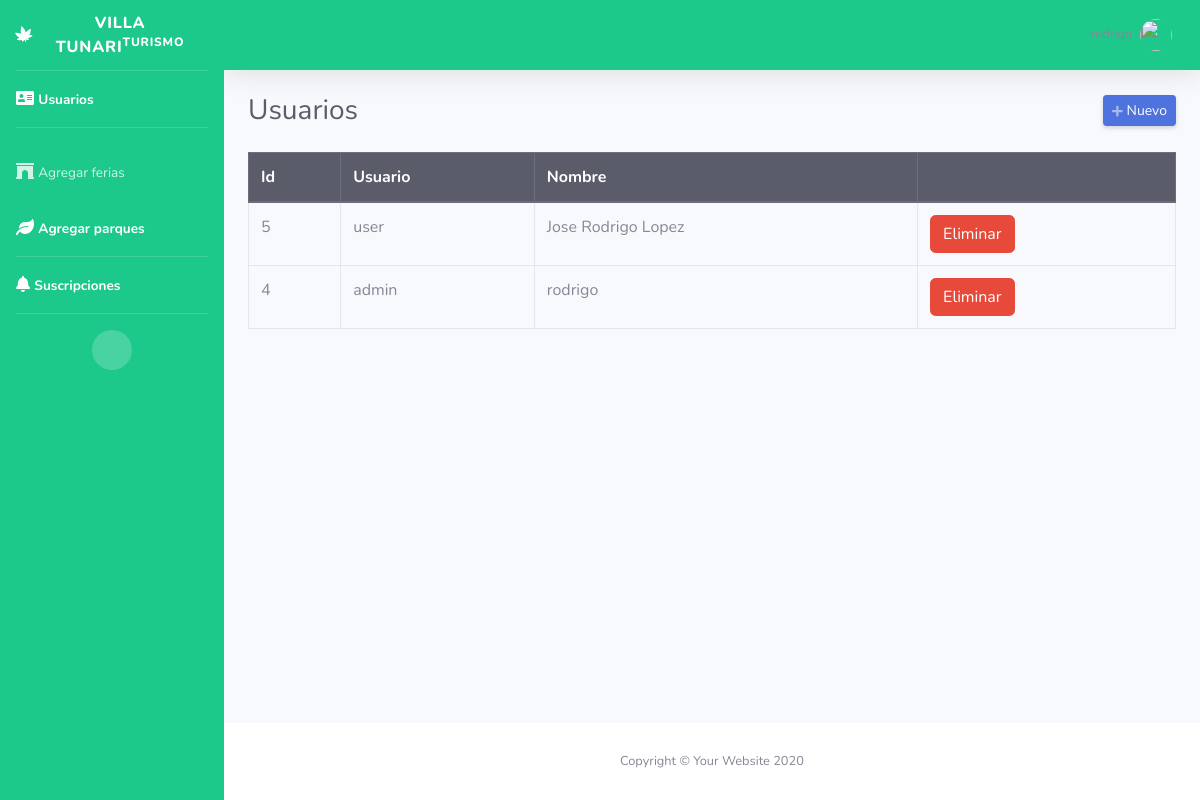
The app's page /admin/usuario.php (signed in) with its own data.
### tables this page shows
CREATE TABLE `usuarios` (
  `id` int(11) NOT NULL,
  `usuario` varchar(20) NOT NULL,
  `nombre` varchar(100) NOT NULL,
  `clave` varchar(100) NOT NULL
);

### admin/usuario.php (the view, shortened to what this page needs)
<?php
require_once "../config/conexion.php";
include("includes/header.php");
?>
<div class="d-sm-flex align-items-center justify-content-between mb-4">
    <h1 class="h3 mb-0 text-gray-800">Usuarios</h1>
    <a href="#" class="d-none d-sm-inline-block btn btn-sm btn-primary shadow-sm" id="abrirCategoria"><i class="fas fa-plus fa-sm text-white-50"></i> Nuevo</a>
</div>
<div class="row">
    <div class="col-md-12">
        <div class="table-responsive">
            <table class="table table-hover table-bordered" style="width: 100%;">
                <thead class="thead-dark">
                    <tr>
                        <th>Id</th>
                        <th>Usuario</th>
                        <th>Nombre</th>
                        <th></th>
                    </tr>
                </thead>
                <tbody>
                    <?php
                    $query = mysqli_query($conexion, "SELECT * FROM usuarios ORDER BY id DESC");
                    while ($data = mysqli_fetch_assoc($query)) { ?>
                        <tr>
                            <td><?php echo $data['id']; ?></td>
                            <td><?php echo $data['usuario']; ?></td>
                            <td><?php echo $data['nombre']; ?></td>
                            <td>
                                <form method="post" action="eliminar.php?accion=user&id=<?php echo $data['id']; ?>" class="d-inline eliminar">
                                    <button class="btn btn-danger" type="submit">Eliminar</button>
                                </form>
                            </td>
                        </tr>
                    <?php } ?>
                </tbody>
            </table>
        </div>
    </div>
</div>
<?php include("includes/footer.php"); ?>

### records on screen
usuarios: id "5", usuario "user", nombre "Jose Rodrigo Lopez"
usuarios: id "4", usuario "admin", nombre "rodrigo"
